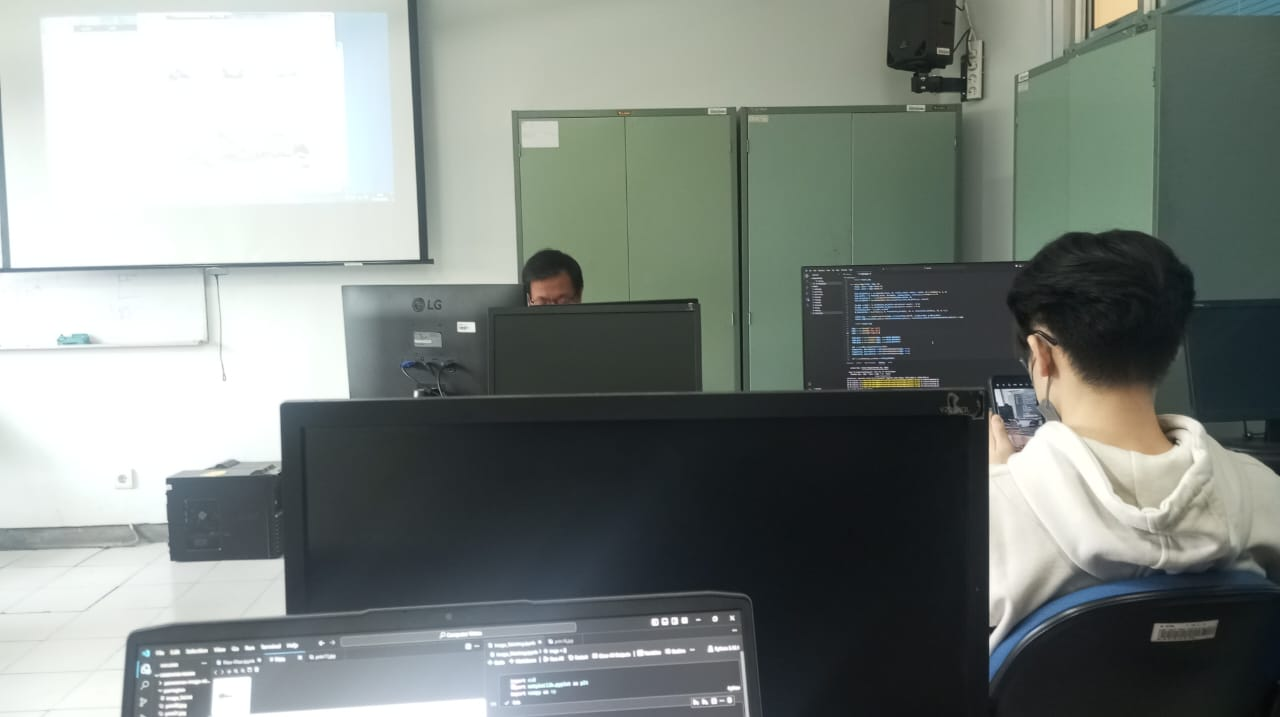
#> input picture Kelas1.jpg, 1280 x 717 px
$ jupyter execute --allow-errors Testing_Gemini_Stitching.ipynb
#> lines starting #> are read from the running program, lines starting #| are printed output that depends on the picture
[cell 1]
import cv2
import numpy as np
import matplotlib.pyplot as plt

def find_orb_features(image):
  # Convert image to grayscale
  gray = cv2.cvtColor(image, cv2.COLOR_BGR2GRAY)

  # Initiate ORB detector
  orb = cv2.ORB_create()

  # Find keypoints and descriptors
  kp, descriptors = orb.detectAndCompute(gray, None)

  return kp, descriptors

def match_features(descriptors1, descriptors2, ratio=0.8):
  # Create Brute Force Matcher object
  matcher = cv2.BFMatcher(cv2.NORM_HAMMING)

  # Perform matching
  matches = matcher.knnMatch(descriptors1, descriptors2, k=2)

  # Filter good matches based on Lowe's ratio test
  good_matches = []
  for m, n in matches:
    if m.distance < ratio * n.distance:
      good_matches.append(m)

  return good_matches

def get_homography(kp1, kp2, matches):
  # Convert keypoints to numpy arrays
  src_pts = np.float32([kp1[m.queryIdx].pt for m in matches]).reshape(-1, 1, 2)
  dst_pts = np.float32([kp2[m.trainIdx].pt for m in matches]).reshape(-1, 1, 2)

  # Find homography using RANSAC
  M, mask = cv2.findHomography(src_pts, dst_pts, cv2.RANSAC, 5.0)

  return M

def warp_perspective(img, M):
  # Get image height and width
  h, w = img.shape[:2]

  # Find corners of the image in the destination image
  pts = np.float32([[0, 0], [0, h - 1], [w - 1, h - 1], [w - 1, 0]]).reshape(-1, 1, 2)
  dst = cv2.perspectiveTransform(pts, M)

  # Find minimum and maximum points
  x_min = np.min(dst[:, 0, 0])
  y_min = np.min(dst[:, 0, 1])
  x_max = np.max(dst[:, 0, 0])
  y_max = np.max(dst[:, 0, 1])

  # Get translation offset
  offset_x = int(-x_min)
  offset_y = int(-y_min)

  # Create new destination image with proper size
  h_new = int(y_max - y_min)
  w_new = int(x_max - x_min)
  dst_img = cv2.warpPerspective(img, M, (w_new + offset_x, h_new + offset_y))

  return dst_img, offset_x, offset_y, h_new, w_new

def blend_images(img1, img2, offset_x, offset_y, h_new, w_new):
  # Get image heights and widths
  h1, w1 = img1.shape[:2]
  h2, w2 = img2.shape[:2]

  # Create mask for blending (black for image1, white for image2)
  mask = np.zeros((h_new, w_new), np.float32)
  mask[offset_y:offset_y+h1, offset_x:offset_x+w1] = 1.0

  # Blend images using weighted average
  blended_img = (img1.astype(np.float32) * (1 - mask) + img2.astype(np.float32) * mask)

  return blended_img.astype(np.uint8)

def stitch_images(images):
    # Reference image for stitching
    reference_img = images[0]
    reference_img_gray = cv2.cvtColor(reference_img, cv2.COLOR_BGR2GRAY)

    # Resulting panorama image
    panorama = None

    for i in range(1, len(images)):
        # Find ORB features and descriptors
        img1_kp, img1_des = find_orb_features(reference_img)
        img2_kp, img2_des = find_orb_features(images[i])

        # Match features
        matches = match_features(img1_des, img2_des)

        M = get_homography(img1_kp, img2_kp, matches)

        # Warp perspective of the second image
        warped_img, offset_x, offset_y, h_new, w_new = warp_perspective(images[i], M)

        # Blend warped image with reference image
        panorama = blend_images(reference_img_gray, warped_img, offset_x, offset_y, h_new, w_new)

        # Update reference image for next iteration
        reference_img = panorama

    plt.imshow(panorama)

img_path = ['Kelas1.jpg', 'Kelas2.jpg']
path = []
for i in range(len(img_path)):
  test = cv2.imread(img_path[i])
#> test is the input picture: shape (717, 1280, 3); mean B, G, R 129.3, 133.7, 126.5
  path.append(test)
#> (the rest of this cell did not finish here and is left out)

#> in stitch_images, `reference_img_gray = cv2.cvtColor(reference_img, cv2.COLOR_BGR2GRAY)`:
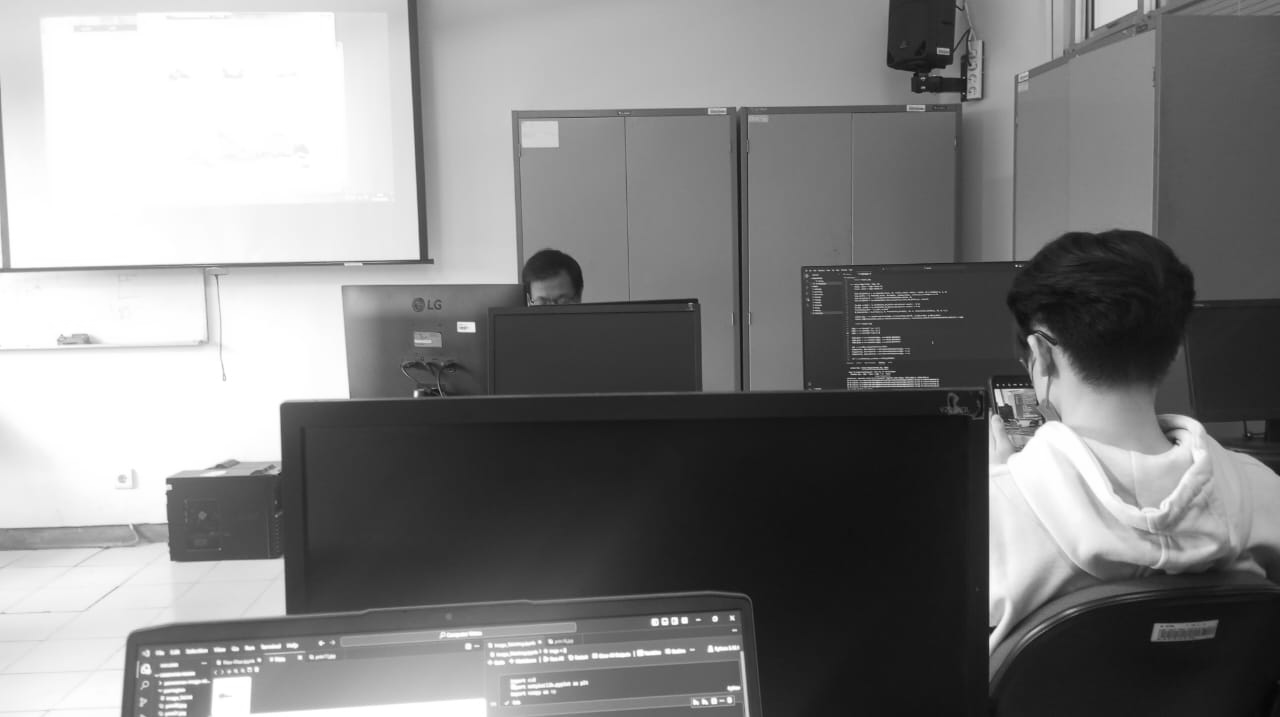
#> reference_img_gray: shape (717, 1280); min 6, max 255, mean 131.1
#> the loop in stitch_images, `for i in range(1, len(images)):` made 1 pass
#> (matches, h in warp_perspective, w in warp_perspective, pts in warp_perspective, x_min in warp_perspective, y_min in warp_perspective, x_max in warp_perspective, y_max in warp_perspective) on pass 1: (170 matches, 717, 1280, [[0, 0], [0, 716], [1279, 716], [1279, 0]], -64, -568.1, 2162.9, 742.3)
#> pass 1, in find_orb_features (call 2), `gray = cv2.cvtColor(image, cv2.COLOR_BGR2GRAY)`:
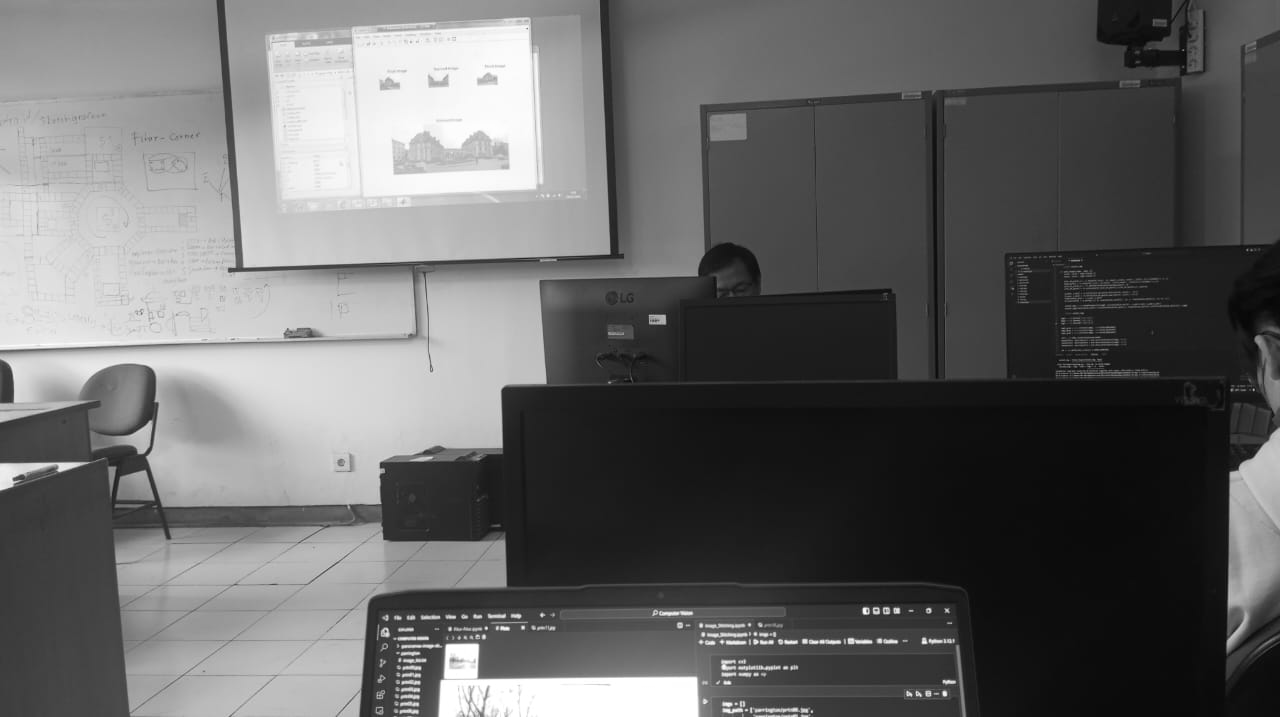
#> gray: shape (717, 1280); min 2, max 255, mean 101.6
#> pass 1, in warp_perspective, `dst_img = cv2.warpPerspective(img, M, (w_new + offset_x, h_new + offse..`:
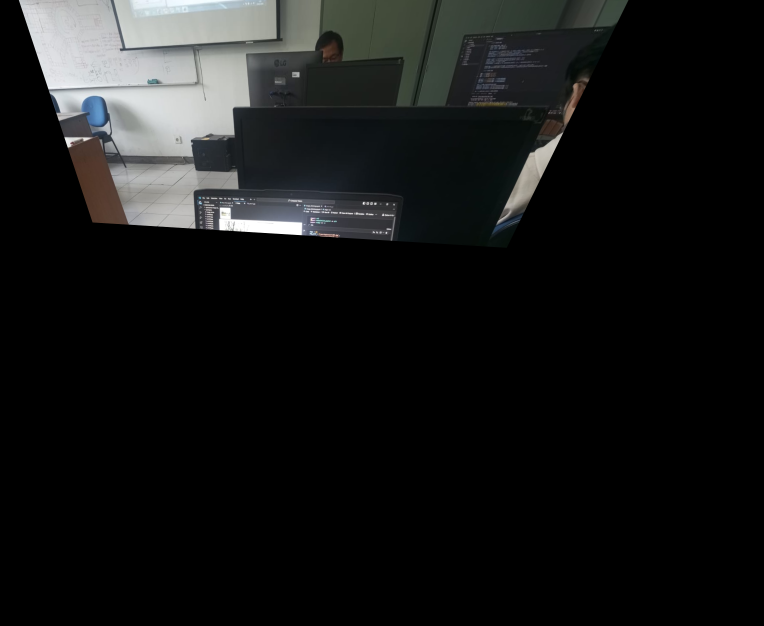
#> dst_img: shape (1878, 2290, 3) (shown at 1/3 size); mean B, G, R 22.4, 22.7, 21.8
